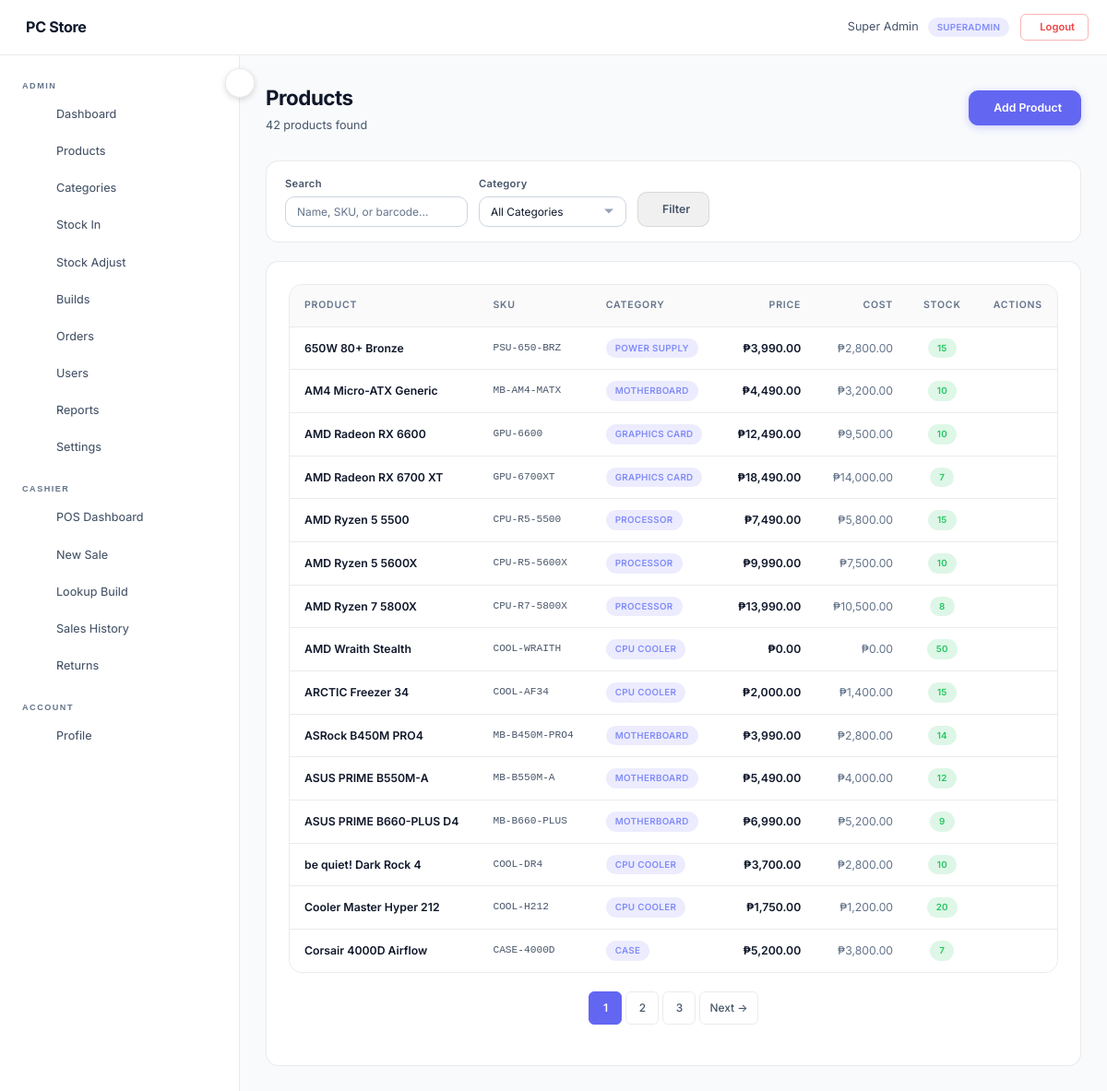
/admin/products.php (signed in), run on the app's committed database.
### tables this page shows
CREATE TABLE IF NOT EXISTS `products` (
    `id` INT UNSIGNED AUTO_INCREMENT PRIMARY KEY,
    `category_id` INT UNSIGNED NOT NULL,
    `sku` VARCHAR(50) NOT NULL UNIQUE,
    `barcode` VARCHAR(50) DEFAULT NULL,
    `name` VARCHAR(200) NOT NULL,
    `description` TEXT DEFAULT NULL,
    `price` DECIMAL(10,2) NOT NULL DEFAULT 0.00,
    `cost` DECIMAL(10,2) NOT NULL DEFAULT 0.00,
    `stock_qty` INT NOT NULL DEFAULT 0,
    `reserved_qty` INT NOT NULL DEFAULT 0,
    `low_stock_threshold` INT NOT NULL DEFAULT 5,
    `image_url` VARCHAR(255) DEFAULT NULL,
    `is_active` TINYINT(1) NOT NULL DEFAULT 1,
    `created_at` DATETIME NOT NULL DEFAULT CURRENT_TIMESTAMP,
    `updated_at` DATETIME DEFAULT NULL ON UPDATE CURRENT_TIMESTAMP,
    INDEX `idx_products_category` (`category_id`),
    INDEX `idx_products_sku` (`sku`),
    INDEX `idx_products_barcode` (`barcode`),
    INDEX `idx_products_active` (`is_active`),
    CONSTRAINT `fk_products_category` FOREIGN KEY (`category_id`) REFERENCES `categories`(`id`) ON UPDATE CASCADE
);

CREATE TABLE IF NOT EXISTS `categories` (
    `id` INT UNSIGNED AUTO_INCREMENT PRIMARY KEY,
    `slug` VARCHAR(20) NOT NULL UNIQUE,
    `label` VARCHAR(50) NOT NULL,
    `sort_order` TINYINT UNSIGNED NOT NULL DEFAULT 0,
    `created_at` DATETIME NOT NULL DEFAULT CURRENT_TIMESTAMP
);

### includes/helpers.php (called while the page is built, shortened)
<?php
function e(?string $value): string
{
    return htmlspecialchars($value ?? '', ENT_QUOTES, 'UTF-8');
}
function money(float $amount): string
{
    $symbol = get_setting('currency_symbol') ?? DEFAULT_CURRENCY;
    return $symbol . number_format($amount, 2);
}
function get_setting(string $key, ?string $default = null): ?string
{
    static $cache = [];
    global $mysqli;
    if (array_key_exists($key, $cache)) {
        return $cache[$key];
    }
    $stmt = $mysqli->prepare("SELECT setting_value FROM settings WHERE setting_key = ?");
    $stmt->bind_param('s', $key);
    $stmt->execute();
    $result = $stmt->get_result();
    $row = $result->fetch_assoc();
    $cache[$key] = $row ? $row['setting_value'] : $default;
    return $cache[$key];
}

### admin/products.php (the view, shortened to what this page needs)
<?php
require_once __DIR__ . '/../includes/db.php';
require_once __DIR__ . '/../includes/helpers.php';
$search      = trim($_GET['search'] ?? '');
$category_id = (int)($_GET['category'] ?? 0);
$page        = max(1, (int)($_GET['page'] ?? 1));
$per_page    = 15;
$offset      = ($page - 1) * $per_page;
$where = "WHERE p.is_active = 1";
$params = [];
$types = '';
$count_sql = "SELECT COUNT(*) as total FROM products p {$where}";
$stmt = $mysqli->prepare($count_sql);
$stmt->execute();
$total = $stmt->get_result()->fetch_assoc()['total'];
$total_pages = max(1, ceil($total / $per_page));
$sql = "SELECT p.*, c.label as category_label
        FROM products p
        LEFT JOIN categories c ON p.category_id = c.id
        {$where}
        ORDER BY p.name ASC
        LIMIT ? OFFSET ?";
$params[] = $per_page;
$params[] = $offset;
$types .= 'ii';
$stmt = $mysqli->prepare($sql);
$stmt->bind_param($types, ...$params);
$stmt->execute();
$products = $stmt->get_result()->fetch_all(MYSQLI_ASSOC);
require_once __DIR__ . '/../includes/header.php';
?>
<div class="page-header">
    <div>
        <h1><i class="ph ph-package" style="color:var(--brand-primary-light);"></i> Products</h1>
        <p class="page-subtitle"><?= $total ?> products found</p>
    </div>
    <div class="page-actions">
        <a href="<?= BASE_URL ?>admin/product_form.php" class="btn btn-primary">
            <i class="ph ph-plus"></i> Add Product
        </a>
    </div>
</div>
<form class="filter-bar" method="GET" action="">
    <div class="form-group">
        <label class="form-label">Search</label>
        <input type="text" name="search" class="form-control" placeholder="Name, SKU, or barcode..." value="<?= e($search) ?>">
    </div>
    <div class="form-group">
        <label class="form-label">Category</label>
        <select name="category" class="form-control">
            <option value="0">All Categories</option>
        </select>
    </div>
    <div class="form-group">
        <button type="submit" class="btn btn-secondary"><i class="ph ph-funnel"></i> Filter</button>
    </div>
</form>
<div class="card">
    <div class="table-wrapper">
        <table class="data-table">
            <thead>
                <tr>
                    <th>Product</th>
                    <th>SKU</th>
                    <th>Category</th>
                    <th class="text-right">Price</th>
                    <th class="text-right">Cost</th>
                    <th class="text-center">Stock</th>
                    <th class="text-right">Actions</th>
                </tr>
            </thead>
            <tbody>
            <?php if (empty($products)): ?>
                <tr><td colspan="7" class="text-center text-muted" style="padding:40px;">No products found.</td></tr>
            <?php else: ?>
                <?php foreach ($products as $p): ?>
                <tr>
                    <td>
                        <div class="text-bold"><?= e($p['name']) ?></div>
                    </td>
                    <td class="text-mono"><?= e($p['sku']) ?></td>
                    <td><span class="badge badge-primary"><?= e($p['category_label'] ?? '') ?></span></td>
                    <td class="text-right text-bold"><?= money((float)$p['price']) ?></td>
                    <td class="text-right text-muted"><?= money((float)$p['cost']) ?></td>
                    <td class="text-center">
                        <?php if ($p['stock_qty'] == 0): ?>
                            <span class="badge badge-danger">Out</span>
                        <?php elseif ($p['stock_qty'] <= $p['low_stock_threshold']): ?>
                            <span class="badge badge-warning"><?= (int)$p['stock_qty'] ?></span>
                        <?php else: ?>
                            <span class="badge badge-success"><?= (int)$p['stock_qty'] ?></span>
                        <?php endif; ?>
                    </td>
                    <td class="text-right">
                        <div class="actions">
                            <button type="button" class="btn btn-ghost btn-sm" title="View" onclick="viewProduct(<?= $p['id'] ?>)">
                            </button>
                            <a href="<?= BASE_URL ?>admin/product_form.php?id=<?= $p['id'] ?>" class="btn btn-ghost btn-sm" title="Edit">
                            </a>
                        </div>
                    </td>
                </tr>
                <?php endforeach; ?>
            <?php endif; ?>
            </tbody>
        </table>
    </div>
    <?php if ($total_pages > 1): ?>
    <div class="pagination">
        <?php for ($i = 1; $i <= $total_pages; $i++): ?>
        <a href="?page=<?= $i ?>&search=<?= urlencode($search) ?>&category=<?= $category_id ?>" class="<?= $i === $page ? 'active' : '' ?>"><?= $i ?></a>
        <?php endfor; ?>
        <?php if ($page < $total_pages): ?>
        <a href="?page=<?= $page + 1 ?>&search=<?= urlencode($search) ?>&category=<?= $category_id ?>">Next →</a>
        <?php endif; ?>
    </div>
    <?php endif; ?>
</div>
<?php require_once __DIR__ . '/../includes/footer.php'; ?>

### data on the page
products: name "650W 80+ Bronze", sku "PSU-650-BRZ", category.label "POWER SUPPLY", price "₱3,990.00", cost "₱2,800.00", stock_qty "15"
products: name "AM4 Micro-ATX Generic", sku "MB-AM4-MATX", category.label "MOTHERBOARD", price "₱4,490.00", cost "₱3,200.00", stock_qty "10"
products: name "AMD Radeon RX 6600", sku "GPU-6600", category.label "GRAPHICS CARD", price "₱12,490.00", cost "₱9,500.00", stock_qty "10"
products: name "AMD Radeon RX 6700 XT", sku "GPU-6700XT", category.label "GRAPHICS CARD", price "₱18,490.00", cost "₱14,000.00", stock_qty "7"
products: name "AMD Ryzen 5 5500", sku "CPU-R5-5500", category.label "PROCESSOR", price "₱7,490.00", cost "₱5,800.00", stock_qty "15"
products: name "AMD Ryzen 5 5600X", sku "CPU-R5-5600X", category.label "PROCESSOR", price "₱9,990.00", cost "₱7,500.00", stock_qty "10"
products: name "AMD Ryzen 7 5800X", sku "CPU-R7-5800X", category.label "PROCESSOR", price "₱13,990.00", cost "₱10,500.00", stock_qty "8"
products: name "AMD Wraith Stealth", sku "COOL-WRAITH", category.label "CPU COOLER", price "₱0.00", cost "₱0.00", stock_qty "50"
products: name "ARCTIC Freezer 34", sku "COOL-AF34", category.label "CPU COOLER", price "₱2,000.00", cost "₱1,400.00", stock_qty "15"
products: name "ASRock B450M PRO4", sku "MB-B450M-PRO4", category.label "MOTHERBOARD", price "₱3,990.00", cost "₱2,800.00", stock_qty "14"
products: name "ASUS PRIME B550M-A", sku "MB-B550M-A", category.label "MOTHERBOARD", price "₱5,490.00", cost "₱4,000.00", stock_qty "12"
products: name "ASUS PRIME B660-PLUS D4", sku "MB-B660-PLUS", category.label "MOTHERBOARD", price "₱6,990.00", cost "₱5,200.00", stock_qty "9"
products: name "be quiet! Dark Rock 4", sku "COOL-DR4", category.label "CPU COOLER", price "₱3,700.00", cost "₱2,800.00", stock_qty "10"
products: name "Cooler Master Hyper 212", sku "COOL-H212", category.label "CPU COOLER", price "₱1,750.00", cost "₱1,200.00", stock_qty "20"
products: name "Corsair 4000D Airflow", sku "CASE-4000D", category.label "CASE", price "₱5,200.00", cost "₱3,800.00", stock_qty "7"

### other printed values
APP_NAME "PC Store"
$user['name'] "Super Admin"
$role "SUPERADMIN"
$total "42"
